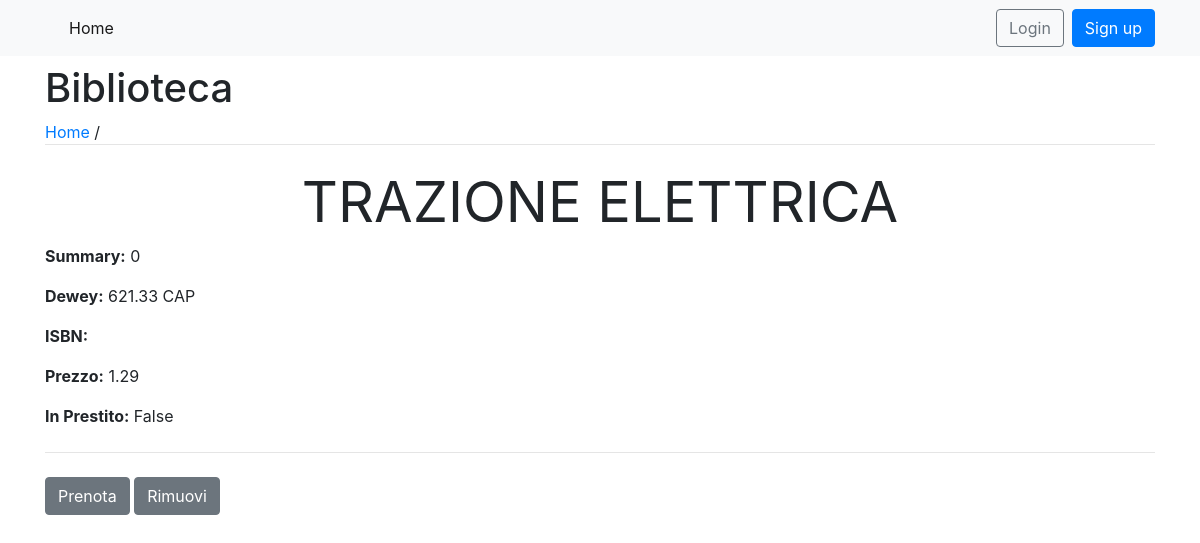
The page /3014/ on the database its author committed.
### libri/models.py (models this page shows, shortened)
class Libri(models.Model):
    idlibro = models.AutoField(db_column='IdLibro', primary_key=True)
    dewey = models.CharField(db_column='Dewey', max_length=25)
    titolo = models.CharField(db_column='Titolo', max_length=250)
    immagine = models.ImageField(db_column='Immagine', blank=True, null=True)
    isbn = models.CharField(db_column='Isbn', max_length=13, blank=True, null=True)
    idedi = models.ForeignKey('Editori', on_delete=models.CASCADE, db_column='IdEdi')
    nedizione = models.PositiveIntegerField(db_column='Nedizione', blank=True, null=True)
    annopubblicazione = models.CharField(db_column='AnnoPubblicazione', max_length=4, blank=True, null=True)
    prezzo = models.DecimalField(max_digits=6, decimal_places=2, db_column='Prezzo', blank=True, null=True)
    dataacquisto = models.DateTimeField(auto_now_add=False, db_column='dataAcquisto', blank=True, null=True)
    descrizione = models.TextField(db_column='Descrizione', blank=True, null=True)
    pagine = models.DecimalField(max_digits=6, decimal_places=0, blank=True, null=True)
    idcollocazione = models.ForeignKey('Collocazione', on_delete=models.SET_DEFAULT, default='[Vuoto]', db_column='IdCollocazione')
    idsede = models.ForeignKey('Sede', on_delete=models.CASCADE, db_column='IdSede')
    inprestito = models.BooleanField(db_column='InPrestito')
    idstato = models.DecimalField(max_digits=2, decimal_places=0, db_column='IdStato')
    class Meta:
        verbose_name_plural="Libri"
        db_table = 'Libri'

### libri/views.py (the view)
# urls.py: path('<int:idlibro>/', detail_view, name= 'libro'),
def detail_view(request, idlibro):
    data = Libri.objects.get(idlibro = idlibro)
    context = {
        'data' : data
    }
    return render(request, "detail_view.html", context)

### Biblioteca/templates/detail_view.html (shortened to what this page needs)
{% extends "base.html" %}
{% block content %}
  <center>
    <h1 class="display-4"><strong>{{ data.titolo }}</strong></h1>
  </center>
  <p><strong>Summary:</strong> {{ data.descrizione }}</p>
  <p><strong>Dewey:</strong> {{ data.dewey }}</p>
  <p><strong>ISBN:</strong> {{ data.isbn }}</p>
  <p><strong>Prezzo:</strong> {{ data.prezzo }}</p>
  <p><strong>In Prestito:</strong> {{ data.inprestito }}</p>
  <hr class="my-4">
  <a class="btn btn-secondary" href="{% url 'prenota' data.idlibro %}" role="button">Prenota</a>
  <a class="btn btn-secondary" href="{% url 'cancella' data.idlibro %}" role="button">Rimuovi</a>
{% endblock %}

### rows shown on the page
Libri: titolo "TRAZIONE ELETTRICA", descrizione "0", dewey "621.33 CAP", prezzo "1.29", inprestito "False"
